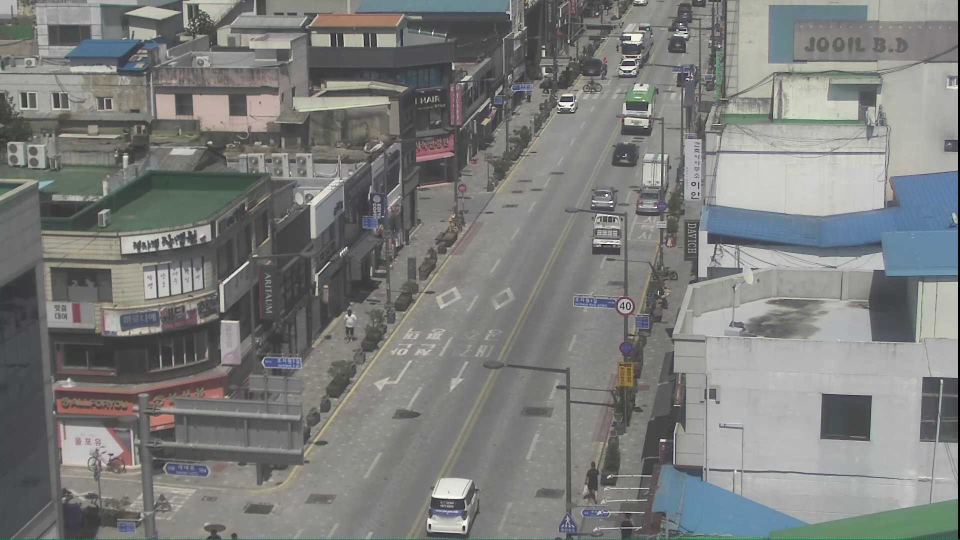
#> input picture preprocess/far_image/0001-20240628-143230_0160.jpg, 1920 x 1080 px (shown at 1/2 size)
$ python -i preprocess_image.py   (imports and definitions only)
#> lines starting #> are read from the running program, lines starting #| are printed output that depends on the picture
#> further down, picture is the input picture: shape (1080, 1920, 3); mean B, G, R 123.9, 125.7, 124.1
import cv2
import os

# CLAHE (Contrast Limited Adaptive Histogram Equalization) 적용 함수
def apply_clahe(image, clip_limit=2.0, tile_grid_size=(8, 8)):
    """
    CLAHE를 사용하여 이미지의 대비를 개선.
    Args:
        image: 입력 이미지
        clip_limit: 대비 제한 클립 값 (기본값 2.0)
        tile_grid_size: 타일 그리드 크기 (기본값 (8, 8))
    Returns:
        CLAHE가 적용된 이미지
    """
#> called with clip_limit = 2, tile_grid_size = (8, 8)
    yuv = cv2.cvtColor(image, cv2.COLOR_BGR2YUV)  # BGR -> YUV 변환
#> yuv: shape (1080, 1920, 3); mean of channels 0, 1, 2 125, 127.5, 127.2
    clahe = cv2.createCLAHE(clipLimit=clip_limit, tileGridSize=tile_grid_size)  # CLAHE 객체 생성
    yuv[:, :, 0] = clahe.apply(yuv[:, :, 0])  # Y 채널에만 CLAHE 적용 (밝기 정보)
#> yuv: shape (1080, 1920, 3); mean of channels 0, 1, 2 128.9, 127.5, 127.2
    return cv2.cvtColor(yuv, cv2.COLOR_YUV2BGR)  # YUV -> BGR로 다시 변환
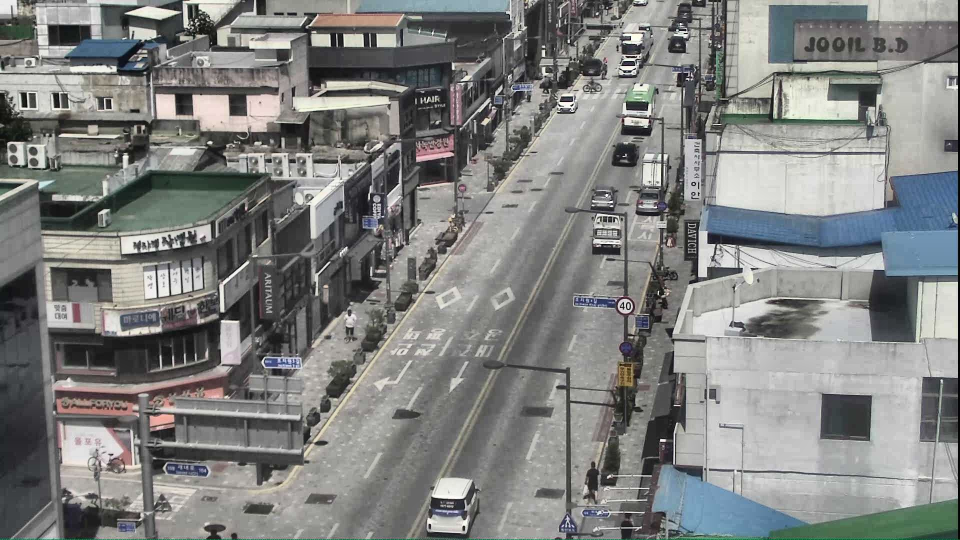
#> returned value: shape (1080, 1920, 3) (shown at 1/2 size); mean B, G, R 127.9, 129.5, 128

# Super-Resolution 적용 함수
# [80 lines left out: functions apply_super_resolution, preprocess_image, process_images_in_folder, process_all_images, not called in this run]

# 실행 예시
far_image_folder = "./far_image"  # 멀리서 찍힌 이미지가 저장된 폴더 경로
close_image_folder = "./close_image"  # 가까이서 찍힌 이미지가 저장된 폴더 경로
far_output_folder = "./far_output"  # 처리된 먼 이미지를 저장할 폴더 경로
close_output_folder = "./close_output"  # 처리된 가까운 이미지를 저장할 폴더 경로

# 모든 이미지 전처리 수행
# [1 line not run here, left out]

>>> import cv2
>>> picture = cv2.imread('far_image/0001-20240628-143230_0160.jpg')
>>> result = apply_clahe(picture)

$ run again, on preprocess/far_image/0001-20240628-160002_0000.jpg
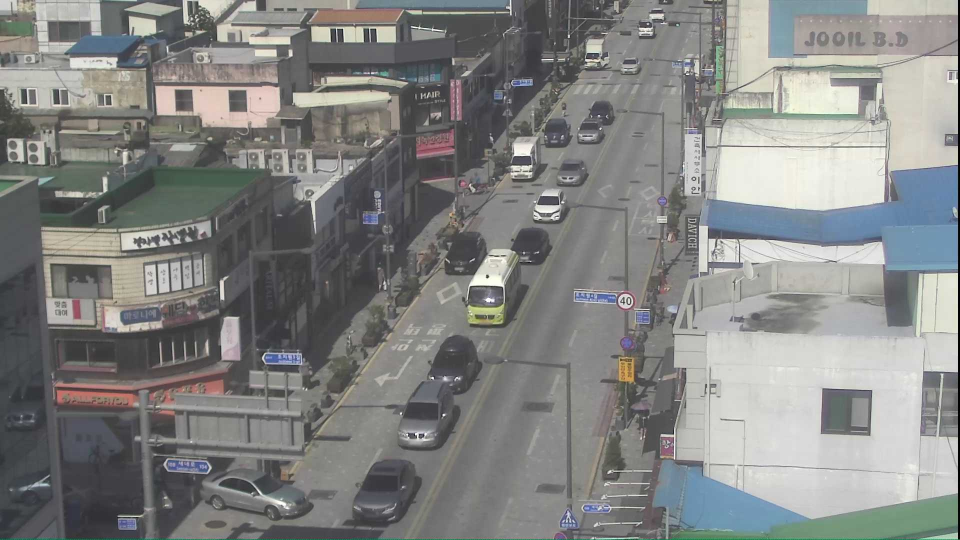
#> input picture preprocess/far_image/0001-20240628-160002_0000.jpg, 1920 x 1080 px (shown at 1/2 size)
#> picture is the input picture: shape (1080, 1920, 3); mean B, G, R 130.8, 132.3, 131.1
#> in apply_clahe, `return cv2.cvtColor(yuv, cv2.COLOR_YUV2BGR)`:
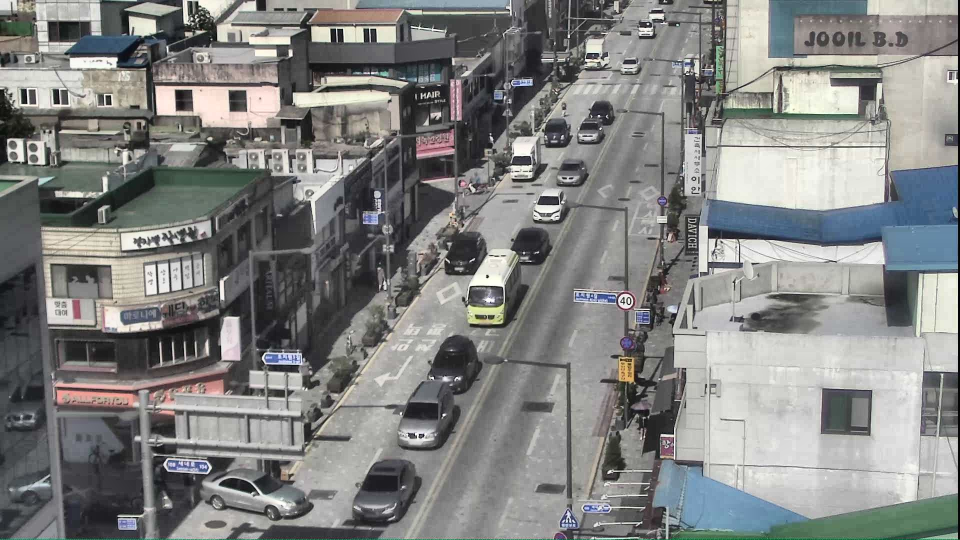
#> returned value: shape (1080, 1920, 3) (shown at 1/2 size); mean B, G, R 129.8, 131.2, 130

$ run again, on preprocess/far_image/0001-20240706-072923_0160.jpg
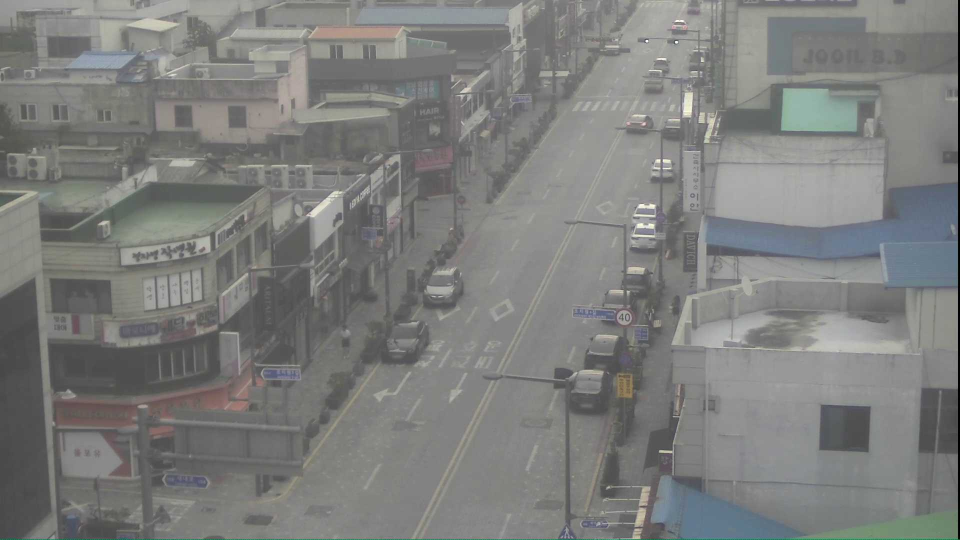
#> input picture preprocess/far_image/0001-20240706-072923_0160.jpg, 1920 x 1080 px (shown at 1/2 size)
#> picture is the input picture: shape (1080, 1920, 3); mean B, G, R 124.3, 126.1, 124.9
#> in apply_clahe, `return cv2.cvtColor(yuv, cv2.COLOR_YUV2BGR)`:
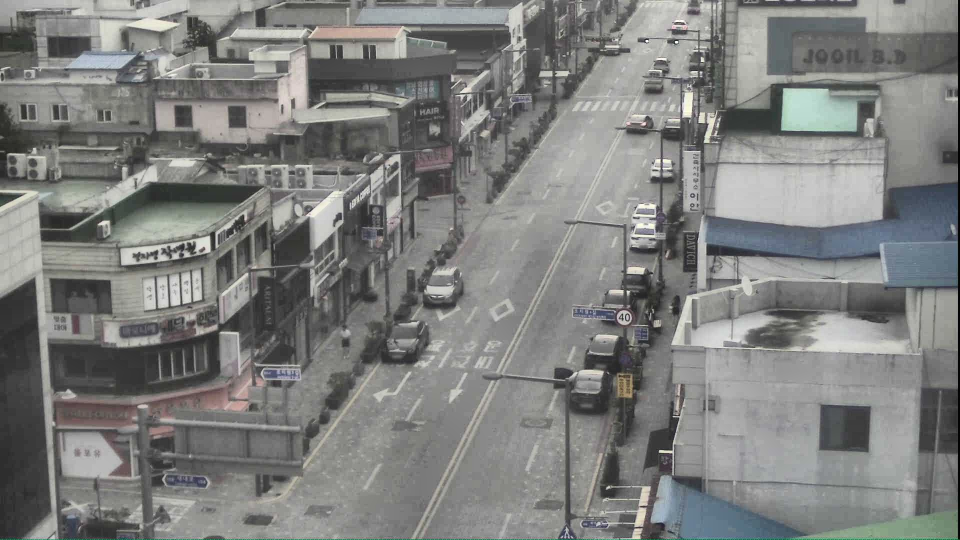
#> returned value: shape (1080, 1920, 3) (shown at 1/2 size); mean B, G, R 125.5, 127.2, 126.1
